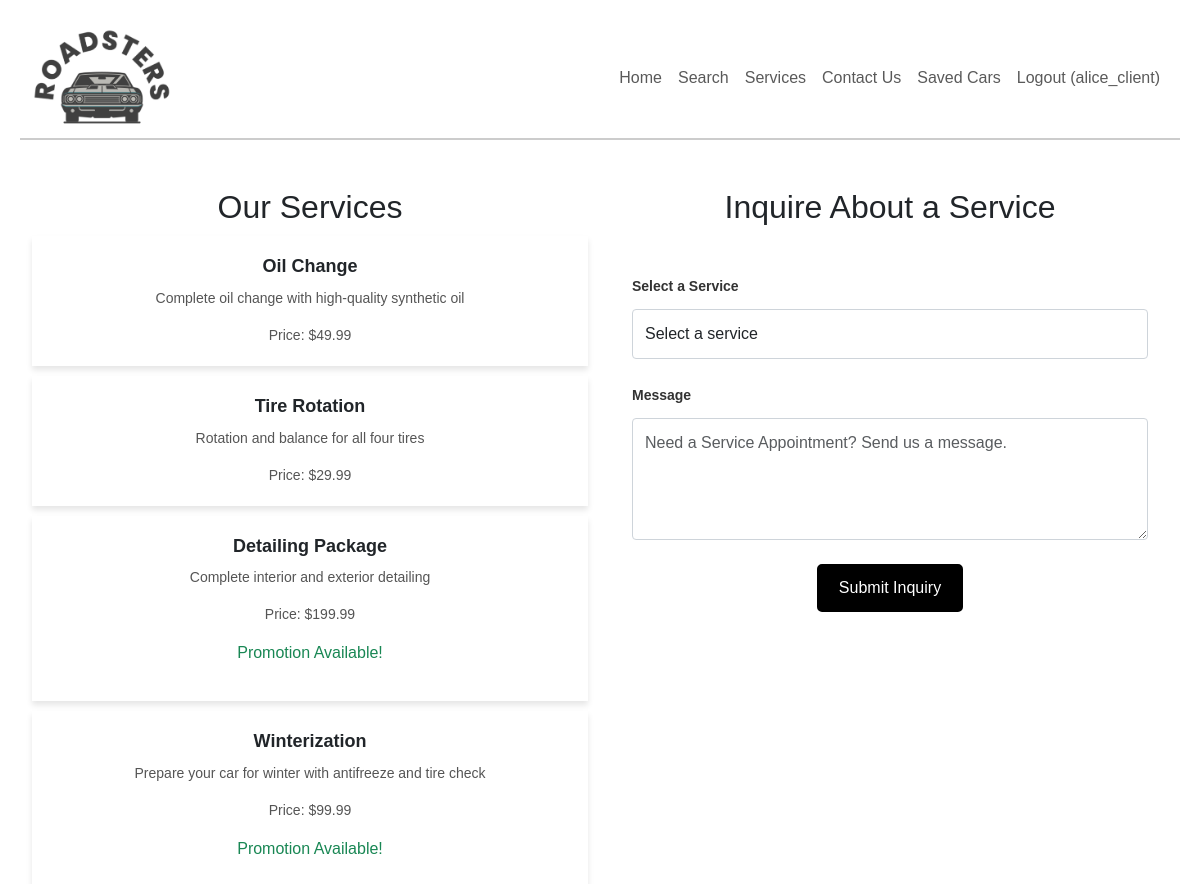
The app's page /views/services/services.php (signed in) with its own data.
### tables this page shows
CREATE TABLE Service (
    serviceID INT AUTO_INCREMENT PRIMARY KEY,
    name VARCHAR(100) NOT NULL,
    description TEXT,
    price DECIMAL(10, 2) NOT NULL,
    promotion BOOLEAN DEFAULT FALSE
);

### models/ServiceModel.php (called while the page is built, shortened)
<?php
require_once 'C:/xampp/htdocs/roadsters/config/database.php';
class ServiceModel {
    private $conn;
    public function __construct() {
        $database = new Database();
        $this->conn = $database->getConnection();
    }
    public function getAllServices() {
        $query = "SELECT * FROM Service";
        $stmt = $this->conn->prepare($query);
        $stmt->execute();
        return $stmt->fetchAll(PDO::FETCH_ASSOC);
    }
}
?>

### config/database.php (called while the page is built, shortened)
<?php
class Database {
    private $host = "localhost";
    private $db_name = "roadster";
    private $username = "root";
    private $password = "";
    public function getConnection() {
        $this->conn = null;
        try {
            $this->conn = new PDO("mysql:host=" . $this->host . ";dbname=" . $this->db_name, $this->username, $this->password);
            $this->conn->setAttribute(PDO::ATTR_ERRMODE, PDO::ERRMODE_EXCEPTION);
        } catch(PDOException $exception) {
            echo "Connection error: " . $exception->getMessage();
        }
        return $this->conn;
    }
}
?>

### views/services/services.php (the view, shortened to what this page needs)
<?php
require_once 'C:/xampp/htdocs/roadsters/models/ServiceModel.php';
require_once 'C:/xampp/htdocs/roadsters/views/header.php';
$serviceModel = new ServiceModel();
$services = $serviceModel->getAllServices();
$userID = $_SESSION['userID'] ?? null;
require_once '../../views/header.php';
?>
<div class="container-fluid mt-5">
    <div class="row service-container">
        <div class="col-md-6 service-list">
            <h2 class="text-center">Our Services</h2>
            <?php if (!empty($services)): ?>
                <?php foreach ($services as $service): ?>
                    <div class="service-card">
                        <div class="card-body">
                            <h5 class="card-title"><?= htmlspecialchars($service['name']); ?></h5>
                            <p class="card-text"><?= htmlspecialchars($service['description']); ?></p>
                            <p class="card-text">Price: $<?= htmlspecialchars(number_format($service['price'], 2)); ?></p>
                            <?php if ($service['promotion']): ?>
                                <p class="text-success">Promotion Available!</p>
                            <?php endif; ?>
                        </div>
                    </div>
                <?php endforeach; ?>
            <?php else: ?>
                <p class="text-center">No services available at the moment. Please check back later!</p>
            <?php endif; ?>
        </div>
        <div class="col-md-6 inquiry-form">
            <h2 class="text-center">Inquire About a Service</h2>
            <?php if ($userID): ?>
            <form method="POST" action="/roadsters/controllers/ServiceController.php" class="needs-validation" novalidate>
                <div class="mb-3">
                    <label for="serviceID" class="form-label">Select a Service</label>
                    <select id="serviceID" name="serviceID" class="form-control" required>
                        <option value="" disabled selected>Select a service</option>
                    </select>
                </div>
                <div class="mb-3">
                    <label for="message" class="form-label">Message</label>
                    <textarea id="message" name="message" class="form-control" rows="4" required placeholder="Need a Service Appointment? Send us a message."></textarea>
                </div>
                <div class = "d-flex justify-content-center mt-4">
                <button type="submit" name="inquireService" class="btn-stndrd">Submit Inquiry</button>
        </div>
            </form>
            <?php else: ?>
                <p class="text-center mt-5">
                    <a href="/roadsters/views/authentication/login.php?redirect=/roadsters/views/services/services.php" class="btn-stndrd">Login to Inquire</a>
                </p>
            <?php endif; ?>
        </div>
    </div>
</div>
</body>
</html>

### main.css (style rules this page uses)
body { font-family: Arial, sans-serif; margin: 0; padding: 20px; }
.service-card { box-shadow: 0 4px 6px rgba(0, 0, 0, 0.1); margin-top:10px; }
.card-body { padding: 20px; text-align: center; }
.card-title { font-size: 18px; font-weight: bold; margin-bottom: 10px; }
.card-text { font-size: 14px; color: #555; }
.row { justify-content: center; }
form { background-color: #fff; padding: 20px; border-radius: 10px; width: 100%; margin: 20px auto; }
form label { font-size: 14px; color: #333; margin-bottom: 5px; margin-top: 10px; }
form button { background-color: #00aaff; color: #fff; padding: 10px 20px; border: none; border-radius: 5px; font-size: 14px; cursor: pointer; transition: background-color 0.3s ease; }
.form-label { font-weight: bold; margin-bottom: 0.5rem; display: inline-block; }
.form-control { width: 100%; padding: 0.75rem; margin-top: 0.25rem; border: 1px solid #ced4da; border-radius: 4px; }
.btn-stndrd { background-color: black; color: white; border: 2px solid black; padding: 10px 20px; border-radius: 5px; font-size: 16px; cursor: pointer; transition: all 0.3s ease; text-decoration: none; }

### records on screen
service: name "Oil Change", description "Complete oil change with high-quality synthetic oil", price "49.99"
service: name "Tire Rotation", description "Rotation and balance for all four tires", price "29.99"
service: name "Detailing Package", description "Complete interior and exterior detailing", price "199.99", promotion "Promotion Available!"
service: name "Winterization", description "Prepare your car for winter with antifreeze and tire check", price "99.99", promotion "Promotion Available!"

### other values on screen
$username "alice_client"
